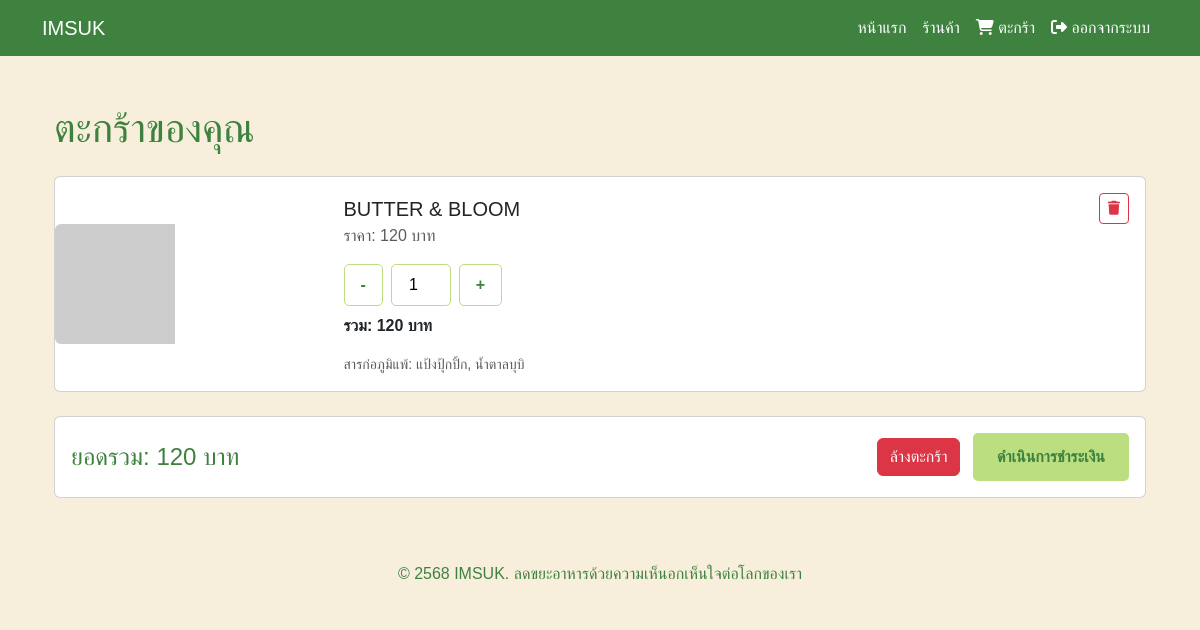
The app's page /cart/ (signed in) with its own data.
### myapp/models.py (models this page shows, shortened)
class Cart(models.Model):
    session_key = models.CharField(max_length=40, null=True, blank=True)
    user = models.ForeignKey(User, on_delete=models.CASCADE)
    store = models.ForeignKey(Store, on_delete=models.CASCADE)
    quantity = models.PositiveIntegerField(default=1)
    created_at = ThailandTimeField(auto_now_add=True)
    @property
    def total_discounted_price(self):
        return self.store.discounted_price * self.quantity

class Store(models.Model):
    id = models.UUIDField(primary_key=True, default=uuid.uuid4, editable=False)
    name = models.CharField(max_length=255)
    description = models.TextField()
    additional_details = models.TextField(
        blank=True,
        help_text="Additional details, e.g., food waste reduction or store policies"
    )
    price = models.FloatField(validators=[MinValueValidator(0.0)])
    discount_percentage = models.FloatField(
        validators=[MinValueValidator(0.0), MaxValueValidator(100.0)],
        default=0.0,
        help_text="Discount percentage (0-100%)"
    )
    quantity_available = models.PositiveIntegerField()
    available_from = models.TimeField(
        help_text="Store opening time (e.g., 12:00)"
    )
    available_until = models.TimeField(
        help_text="Store closing time (e.g., 20:00)"
    )
    is_active = models.BooleanField(default=True)
    store_image = models.ImageField(upload_to='store_images/', null=True, blank=True)
    additional_images = models.JSONField(
        default=list,
        blank=True,
        help_text="List of URLs or paths for additional images"
    )
    allergen_ingredients = models.TextField(
        blank=True,
        help_text="Ingredients that may cause allergies (e.g., nuts, gluten)"
    )
    @property
    def discounted_price(self):
        return self.price * (1 - (self.discount_percentage or 0) / 100)
    class Meta:
        verbose_name = "Store"
        verbose_name_plural = "Stores"

### myapp/views.py (the view, shortened to what this page needs)
# urls.py: path('cart/', views.cart, name='cart'),
def cart(request):
    if not request.user.is_authenticated:
        messages.warning(request, "กรุณาล็อกอินเพื่อดูตะกร้าสินค้า")
        return redirect('login')
    cart_items = Cart.objects.filter(user=request.user)
    total_price = sum(item.total_discounted_price or 0 for item in cart_items)
    for item in cart_items:
        item.allergens = item.store.allergen_ingredients.split(',') if item.store.allergen_ingredients else []
    return render(request, 'cart.html', {
        'cart_items': cart_items,
        'total_price': total_price
    })

### myapp/templates/cart.html (shortened to what this page needs)
{% extends 'base.html' %}
{% load static %}
{% block content %}
<div class="container my-5">
    <h1 class="cart-title mb-4">ตะกร้าของคุณ</h1>
    <div class="toast-container position-fixed top-0 end-0 p-3">
    </div>
    {% if cart_items %}
    <div class="cart-container">
        {% for item in cart_items %}
        <div class="cart-item card mb-3">
            <div class="row g-0 align-items-center">
                <div class="col-md-3 col-4">
                    <img src="{{ item.store.image.url|default:'https://via.placeholder.com/150' }}" class="img-fluid rounded-start" alt="{{ item.store.name }}" style="max-height: 120px; object-fit: cover;">
                </div>
                <div class="col-md-9 col-8">
                    <div class="card-body">
                        <div class="d-flex justify-content-between align-items-center">
                            <h5 class="card-title mb-0">{{ item.store.name }}</h5>
                            <button class="btn btn-sm btn-outline-danger delete-item" data-store-id="{{ item.store.id }}"><i class="fas fa-trash"></i></button>
                        </div>
                        <p class="card-text text-muted">ราคา: {{ item.store.discounted_price|floatformat:0 }} บาท</p>
                        <div class="d-flex align-items-center my-2">
                            <button class="btn btn-outline-imsuk decrease-quantity" data-store-id="{{ item.store.id }}">-</button>
                            <input type="number" class="quantity-input mx-2" value="{{ item.quantity }}" min="1" max="{{ item.store.quantity_available|default:9999 }}" readonly>
                            <button class="btn btn-outline-imsuk increase-quantity" data-store-id="{{ item.store.id }}">+</button>
                        </div>
                        <p class="card-text fw-bold">รวม: {{ item.total_discounted_price|floatformat:0 }} บาท</p>
                        {% if item.allergens %}
                        <p class="card-text text-muted small">สารก่อภูมิแพ้: {{ item.allergens|join:", " }}</p>
                        {% endif %}
                    </div>
                </div>
            </div>
        </div>
        {% endfor %}
        <div class="cart-summary card p-3 mt-4">
            <div class="d-flex justify-content-between align-items-center">
                <h4 class="mb-0">ยอดรวม: {{ total_price|floatformat:0 }} บาท</h4>
                <div>
                    <button class="btn btn-danger me-2" data-bs-toggle="modal" data-bs-target="#clearCartModal">ล้างตะกร้า</button>
                    <a href="{% url 'checkout' %}" class="btn btn-imsuk">ดำเนินการชำระเงิน</a>
                </div>
            </div>
        </div>
    </div>
    {% else %}
    <div class="text-center py-5">
        <i class="fas fa-shopping-cart fa-3x text-muted mb-3"></i>
        <p class="text-muted">ตะกร้าของคุณว่างเปล่า</p>
        <a href="{% url 'store_list' %}" class="btn btn-imsuk">ไปที่ร้านค้า</a>
    </div>
    {% endif %}
</div>
{% endblock %}

### myapp/static/css/styles.css (style rules this page uses)
:root { --imsuk-primary: #3F8240; --imsuk-secondary: #BADE80; --imsuk-accent: #FF69B4; --imsuk-bg: #F7EFDB; --imsuk-text: #333333; --imsuk-muted: #6c757d; }
body { background-color: var(--imsuk-bg); color: var(--imsuk-text); font-family: 'Prompt', Arial, sans-serif; }
h1, h2, h3, h4, h5, h6 { color: var(--imsuk-primary); }
.quantity-input { width: 60px; text-align: center; border: 1px solid var(--imsuk-secondary); border-radius: 5px; padding: 0.5rem; font-size: 1rem; }
.btn-imsuk { background-color: var(--imsuk-secondary); color: var(--imsuk-primary); border: none; padding: 0.75rem 1.5rem; font-weight: 600; border-radius: 5px; transition: background-color 0.3s ease, transform 0.2s ease; }
.btn-outline-imsuk { border: 1px solid var(--imsuk-secondary); color: var(--imsuk-primary); background-color: transparent; padding: 0.5rem 1rem; font-weight: 600; border-radius: 5px; transition: all 0.3s ease; }

### records on screen
Cart: store.name "BUTTER & BLOOM", store.discounted_price "120", quantity "1", total_discounted_price "120", allergens "แป้งปุ้กปิ้ก, น้ำตาลบุบิ"

### other values on screen
{{ total_price|floatformat:0 }} "120"
